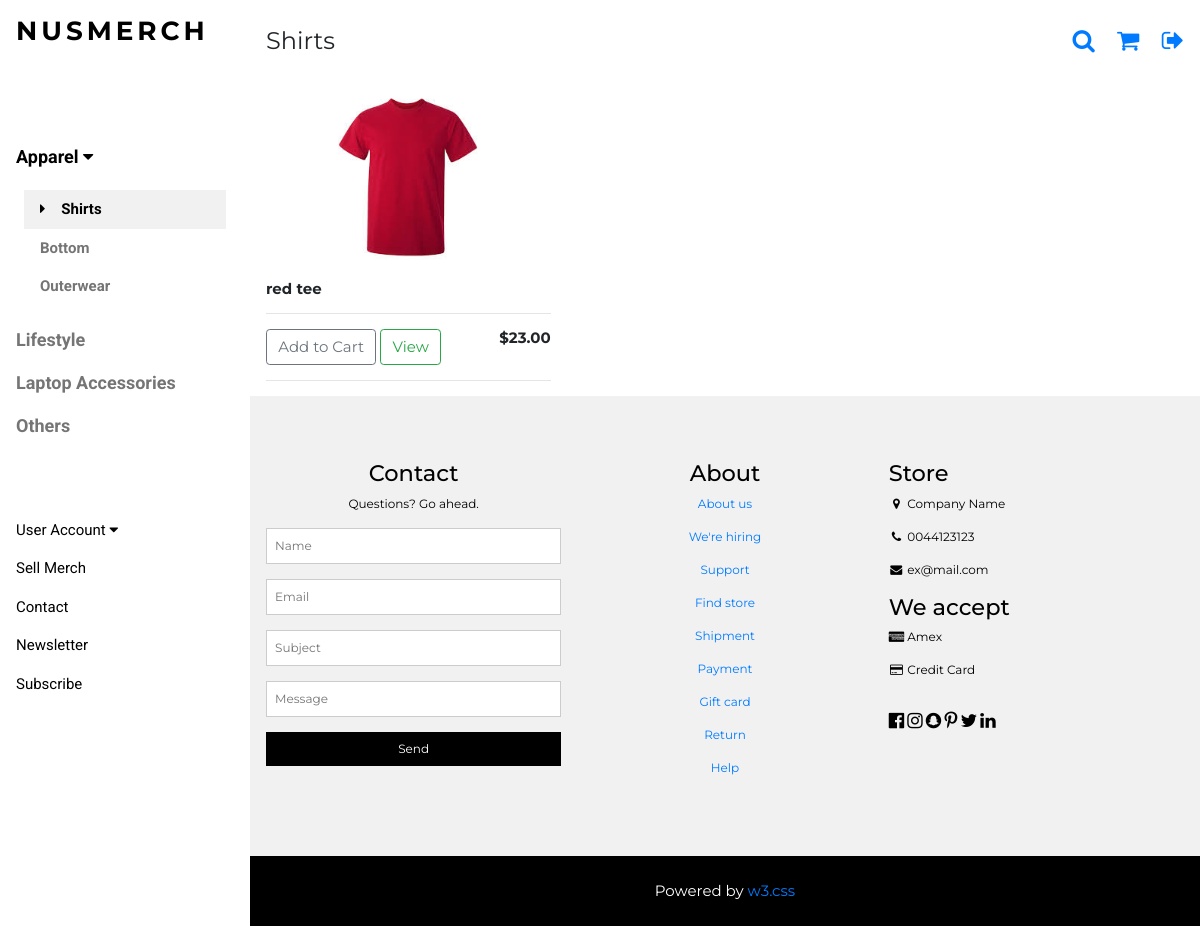
The app's page /shirt/, older data.
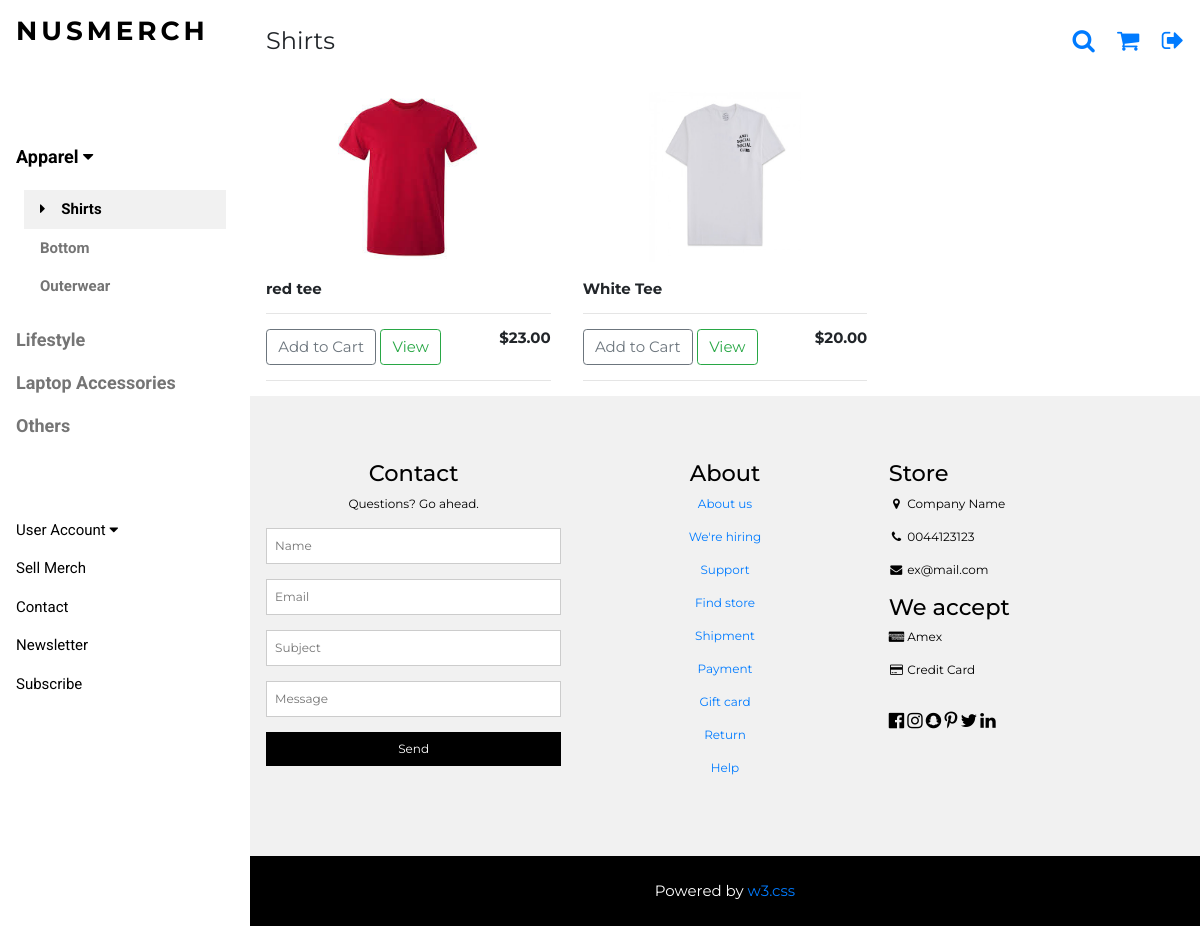
The same page, newer data.
### nusmerch/models.py (models this page shows, shortened)
class Product(models.Model):
	cat = [
    ('Shirt', 'Shirt'),
    ('Outerwear', 'Outerwear'),
   	('Bottom', 'Bottom'),
   	('Laptop Accessories', 'Laptop Accessories'),
	('Lifestyle', 'Lifestyle'),
   	('Others', 'Others'),
   	]
	filter_type = [
		('NIL', 'NIL'),
		('Faculty', 'Faculty'),
		('Matric', 'Matric'),
		('Email', 'Email'),
		('Campus Residential', 'Campus Residential'),
	]
	faculty_types = [
		('FASS', 'Arts and Social Sciences'),
		('BIZ', 'Business'),
		('COM', 'Computing'),
		('DEN', 'Dentistry'),
		('SDE', 'Design and Environment'),
		('ENG', 'Engineering'),
		('LAW', 'Law'),
		('MED', 'Medicine'),
		('SCI', 'Science'),
	]
	Campus_Residential = [
		('TH', 'Temasek Hall'),
		('EH', 'Eusoff Hall'),
		('SH', 'Sheares Hall'),
		('RH', 'Raffles Hall'),
		('KR', 'Kent Ridge Hall'),
		('TEM', 'Tembusu'),
		('RVRC', 'Ridge View Residences'),
		('CAPT', 'College of Alice and Peter Tan'),
		('USP', 'University Scholars Programme'),
		('RC4', 'Residential College 4'),
		('NIL', 'Do Not Stay On Campus'),
	]
	name_of_MERCH = models.CharField(max_length=200,null=True)
	price = models.DecimalField(decimal_places=2,max_digits=5)
	organisation = models.CharField(max_length=200,null=True)
	category = models.CharField(max_length=200,null=True,choices=cat)
	filter = models.CharField('Filter Type', max_length=200,null=True,choices=filter_type, default='NIL')
	filter_faculty = models.CharField('Filter(Faculty)', max_length=200, blank=True, choices=faculty_types)
	filter_matric = models.CharField('Filter(Matric)',max_length=10000, blank=True)
	filter_email = models.CharField('Filter(Email)',max_length=10000, blank=True)
	filter_campus = models.CharField('Filter(Campus)', max_length=200, blank=True, choices=Campus_Residential)
	form = models.URLField(max_length=200)
	image = models.ImageField(upload_to='media',null=True)

### nusmerch/views.py (the view)
# urls.py: url(r'^shirt/$',views.shirt,name='shirt'),
def shirt(request):
    products = Product.objects.filter(category = "Shirt")
    if request.user.is_authenticated:
        user = request.user
        profile = userInfo.objects.get(user=user)
        pdt_nil = products.filter(filter = "NIL")
        pdt_faculty = products.filter(filter_faculty = profile.faculty)
        pdt_email = products.filter(filter_email__icontains = profile.email)
        pdt_matric = products.filter(filter_matric__icontains = profile.matric)
        pdt_campus = products.filter(filter_campus=profile.campus_residential_type)
        products = pdt_faculty | pdt_campus | pdt_nil | pdt_matric | pdt_email
    else:
        products = products
    context = {'products':products}
    return render(request, "nusmerch/shirt.html", context)

### nusmerch/templates/nusmerch/shirt.html (shortened to what this page needs)
{% extends "nusmerch/merch.html" %}
{% load static %}
{% block head %}
    <p class="w3-left">Shirts</p>
{% endblock %}
{% block menu %}
<nav class="w3-sidebar w3-bar-block w3-white w3-collapse w3-top" style="z-index:3;width:250px" id="mySidebar">
  <div class="w3-container w3-display-container w3-padding-16">
    <h3 class="w3-wide"><b>NUSMERCH</b></h3>
  </div>
  <div class="w3-padding-64 w3-large w3-text-grey" style="font-weight:bold">
      <a onclick="myAccFunc()" href="javascript:void(0)" class="w3-button w3-block w3-white w3-left-align" id="myBtn">
      Apparel  <i class="fa fa-caret-down"></i>
    </a>
    <div id="demoAcc" class="w3-bar-block w3-hide w3-padding-large w3-medium">
      <a href="/shirt/" class="w3-bar-item w3-button w3-light-grey"><i class="fa fa-caret-right w3-margin-right"></i>Shirts</a>
      <a href="/bottom/" class="w3-bar-item w3-button">Bottom</a>
      <a href="/outerwear/" class="w3-bar-item w3-button">Outerwear</a>
    </div>
    <a href="/lifestyle/" class="w3-bar-item w3-button">Lifestyle</a>
    <a href="/laptop/" class="w3-bar-item w3-button">Laptop Accessories</a>
    <a href="/others/" class="w3-bar-item w3-button">Others</a>
  </div>
    <a onclick="myAccFunc2()" href="javascript:void(0)" class="w3-button w3-block w3-white w3-left-align" id="myBtn">
      User Account  <i class="fa fa-caret-down"></i>
    </a>
  <a href="/sell_merch/" class="w3-bar-item w3-button w3-padding">Sell Merch</a>
    <a href="#footer" class="w3-bar-item w3-button w3-padding">Contact</a>
  <a href="javascript:void(0)" class="w3-bar-item w3-button w3-padding" onclick="document.getElementById('newsletter').style.display='block'">Newsletter</a>
  <a href="#footer"  class="w3-bar-item w3-button w3-padding">Subscribe</a>
</nav>
{% endblock %}
{% block product %}
  <div class="w3-row">
    {% for product in products %}
    <div class="w3-col l4 s4">
      <img class="item center thumbnail" src="{{ product.image.url }}">
      <div class="w3-container">
        <h6><strong>{{product.name_of_MERCH}}</strong></h6>
        <hr>
        <button data-product={{product.id}} data-action="add" class="btn btn-outline-secondary add-btn update-cart" href="javascript:void(0)" onclick="document.getElementById('cart').style.display='block'">Add to Cart</button>
        <a class="btn btn-outline-success" href="/product/">View</a>
        <h6 style="display: inline-block; float: right"><strong>${{product.price|floatformat:2}}</strong></h6>
        <hr>
      </div>
    </div>
    {% endfor %}
  </div>
{% endblock %}

### nusmerch/templates/nusmerch/merch.html (shortened to what this page needs)
{% load static %}
<!DOCTYPE html>
<html lang="en">>
<link rel="stylesheet" href="{% static 'merch.css' %}" />
<link rel="stylesheet" href="https://cdnjs.cloudflare.com/ajax/libs/font-awesome/4.7.0/css/font-awesome.min.css">
<link rel="stylesheet" href="https://stackpath.bootstrapcdn.com/bootstrap/4.4.1/css/bootstrap.min.css">
<body class="w3-content" style="max-width:1200px" >
{% block menu %}
{% endblock %}
<div class="w3-main" style="margin-left:250px">
  <header class="w3-container w3-xlarge">
      {% block head %}
      {% endblock %}
    <p class="w3-right">
        <a href="javascript:void(0)" class="fa fa-search w3-margin-right" onclick="document.getElementById('search').style.display='block'"></a>
      <a href="/cart/" class="fa fa-shopping-cart ">
      </a>
        <a href="{% url 'nusmerch:logout' %}" class="fa fa-sign-out w3-margin-left"></a>
    </p>
  </header>
{% block product %}
{% endblock %}
  <footer class="w3-padding-64 w3-light-grey w3-small w3-center" id="footer">
    <div class="w3-row-padding">
      <div class="w3-col s4">
        <h4>Contact</h4>
        <p>Questions? Go ahead.</p>
        <form action="/action_page.php" target="_blank">
          <p><input class="w3-input w3-border" type="text" placeholder="Name" name="Name" required></p>
          <p><input class="w3-input w3-border" type="text" placeholder="Email" name="Email" required></p>
          <p><input class="w3-input w3-border" type="text" placeholder="Subject" name="Subject" required></p>
          <p><input class="w3-input w3-border" type="text" placeholder="Message" name="Message" required></p>
          <button type="submit" class="w3-button w3-block w3-black">Send</button>
        </form>
      </div>
      <div class="w3-col s4">
        <h4>About</h4>
        <p><a href="#">About us</a></p>
        <p><a href="#">We're hiring</a></p>
        <p><a href="#">Support</a></p>
        <p><a href="#">Find store</a></p>
        <p><a href="#">Shipment</a></p>
        <p><a href="#">Payment</a></p>
        <p><a href="#">Gift card</a></p>
        <p><a href="#">Return</a></p>
        <p><a href="#">Help</a></p>
      </div>
      <div class="w3-col s4 w3-justify">
        <h4>Store</h4>
        <p><i class="fa fa-fw fa-map-marker"></i> Company Name</p>
        <p><i class="fa fa-fw fa-phone"></i> 0044123123</p>
        <p><i class="fa fa-fw fa-envelope"></i> ex@mail.com</p>
        <h4>We accept</h4>
        <p><i class="fa fa-fw fa-cc-amex"></i> Amex</p>
        <p><i class="fa fa-fw fa-credit-card"></i> Credit Card</p>
        <br>
        <i class="fa fa-facebook-official w3-hover-opacity w3-large"></i>
        <i class="fa fa-instagram w3-hover-opacity w3-large"></i>
        <i class="fa fa-snapchat w3-hover-opacity w3-large"></i>
        <i class="fa fa-pinterest-p w3-hover-opacity w3-large"></i>
        <i class="fa fa-twitter w3-hover-opacity w3-large"></i>
        <i class="fa fa-linkedin w3-hover-opacity w3-large"></i>
      </div>
    </div>
  </footer>
  <div class="w3-black w3-center w3-padding-24">Powered by <a href="https://www.w3schools.com/w3css/default.asp" title="W3.CSS" target="_blank" class="w3-hover-opacity">w3.css</a></div>
</div>
</body>
</html>

### nusmerch/static/merch.css (style rules this page uses)
html { box-sizing:border-box }
*,*:before,*:after { box-sizing:inherit }
html { -ms-text-size-adjust:100%;-webkit-text-size-adjust:100% }
body { margin:0 }
article,aside,details,figcaption,figure,footer,header,main,menu,nav,section { display:block }
a { background-color:transparent }
b,strong { font-weight:bolder }
img { border-style:none }
hr { box-sizing:content-box;height:0;overflow:visible }
button,input,select,textarea,optgroup { font:inherit;margin:0 }
button,input { overflow:visible }
button,select { text-transform:none }
button,[type=button],[type=reset],[type=submit] { -webkit-appearance:button }
html,body { font-family:Verdana,sans-serif;font-size:15px;line-height:1.5 }
html { overflow-x:hidden }
h3 { font-size:24px }
h4 { font-size:20px }
h6 { font-size:16px }
h1,h2,h3,h4,h5,h6 { font-family:"Segoe UI",Arial,sans-serif;font-weight:400;margin:10px 0 }
.w3-wide { letter-spacing:4px }
hr { border:0;border-top:1px solid #eee;margin:20px 0 }
img { max-width: 100%;height: auto; }
.item { width: 120px;height: 200px;margin: 3px;padding: 3px; }
.center { display: block;margin-left: auto;margin-right: auto;width: 50%; }
img { vertical-align:middle }
a { color:inherit }
.w3-btn,.w3-button { border:none;display:inline-block;padding:8px 16px;vertical-align:middle;overflow:hidden;text-decoration:none;color:inherit;background-color:inherit;text-align:center;cursor:pointer;white-space:nowrap }
.w3-btn,.w3-button { -webkit-touch-callout:none;-webkit-user-select:none;-khtml-user-select:none;-moz-user-select:none;-ms-user-select:none;user-select:none }
.w3-tooltip,.w3-display-container { position:relative }
.w3-input { padding:8px;display:block;border:none;border-bottom:1px solid #ccc;width:100% }
.w3-sidebar { height:100%;width:200px;background-color:#fff;position:fixed!important;z-index:1;overflow:auto }
.w3-main,#main { transition:margin-left .4s }
.w3-bar-block .w3-bar-item { width:100%;display:block;padding:8px 16px;text-align:left;border:none;white-space:normal;float:none;outline:0 }
.w3-block { display:block;width:100% }
.w3-container:after,.w3-container:before,.w3-panel:after,.w3-panel:before,.w3-row:after,.w3-row:before,.w3-row-padding:after,.w3-row-padding:before, .w3-cell-row:before,.w3-cell-row:after,.w3-clear:after,.w3-clear:before,.w3-bar:before,.w3-bar:after { content:"";display:table;clear:both }
.w3-col,.w3-half,.w3-third,.w3-twothird,.w3-threequarter,.w3-quarter { float:left;width:100% }
.w3-col.s4 { width:33.33333% }
@media (min-width:993px) { .w3-col.l4 { width:33.33333% } }
.w3-content,.w3-auto { margin-left:auto;margin-right:auto }
.w3-content { max-width:980px }
.w3-hide { display:none!important }
.w3-show-block,.w3-show { display:block!important }
@media (min-width:993px) { .w3-sidebar.w3-collapse { display:block!important } }
.w3-top,.w3-bottom { position:fixed;width:100%;z-index:1 }
.w3-top { top:0 }
.w3-row-padding,.w3-row-padding>.w3-half,.w3-row-padding>.w3-third,.w3-row-padding>.w3-twothird,.w3-row-padding>.w3-threequarter,.w3-row-padding>.w3-quarter,.w3-row-padding>.w3-col { padding:0 8px }
.w3-container,.w3-panel { padding:0.01em 16px }
.w3-small { font-size:12px!important }
.w3-medium { font-size:15px!important }
.w3-large { font-size:18px!important }
.w3-xlarge { font-size:24px!important }
.w3-left-align { text-align:left!important }
.w3-justify { text-align:justify!important }
.w3-center { text-align:center!important }
.w3-border { border:1px solid #ccc!important }
.w3-margin-left { margin-left:16px!important }
.w3-margin-right { margin-right:16px!important }
.w3-padding { padding:8px 16px!important }
.w3-padding-large { padding:12px 24px!important }
.w3-padding-16 { padding-top:16px!important;padding-bottom:16px!important }
.w3-padding-24 { padding-top:24px!important;padding-bottom:24px!important }
.w3-padding-64 { padding-top:64px!important;padding-bottom:64px!important }
.w3-left { float:left!important }
.w3-right { float:right!important }
.w3-white,.w3-hover-white:hover { color:#000!important;background-color:#fff!important }
.w3-black,.w3-hover-black:hover { color:#fff!important;background-color:#000!important }
.w3-light-grey,.w3-hover-light-grey:hover,.w3-light-gray,.w3-hover-light-gray:hover { color:#000!important;background-color:#f1f1f1!important }
.w3-text-grey,.w3-hover-text-grey:hover,.w3-text-gray,.w3-hover-text-gray:hover { color:#757575!important }

### nusmerch/templates/nusmerch/merch.html (style rules this page uses)
.w3-sidebar a { font-family: "Roboto", sans-serif }
body,h1,h2,h3,h4,h5,h6,.w3-wide { font-family: "Montserrat", sans-serif; }

Row changes from the older to the newer data that the page shows:
added Product: image (picture), name_of_MERCH "White Tee", price "20.00"
